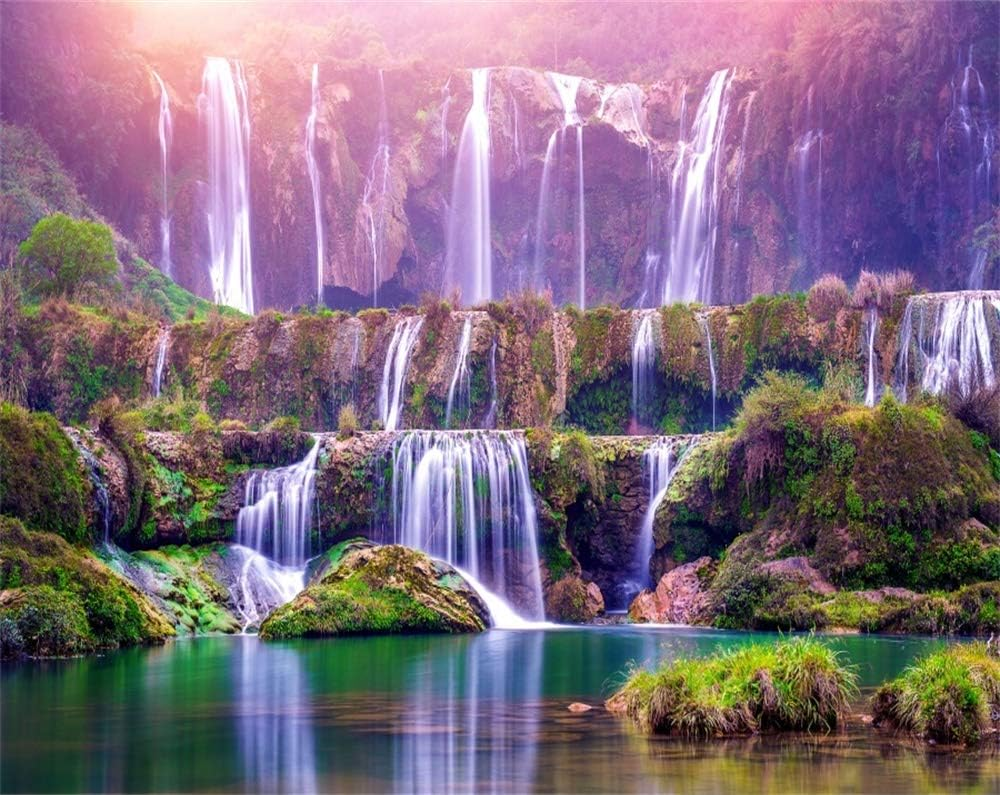
#> input picture figs/waterfall.jpg, 1000 x 795 px, found by its file name
$ python laplace.py
#> lines starting #> are read from the running program, lines starting #| are printed output that depends on the picture
import numpy as np
import matplotlib.pyplot as plt
from scipy import ndimage
from PIL import Image

# Load a grayscale image using PIL
# Replace 'image.jpg' with your own image file
image = Image.open('figs/waterfall.jpg').convert('L')  # 'L' for grayscale
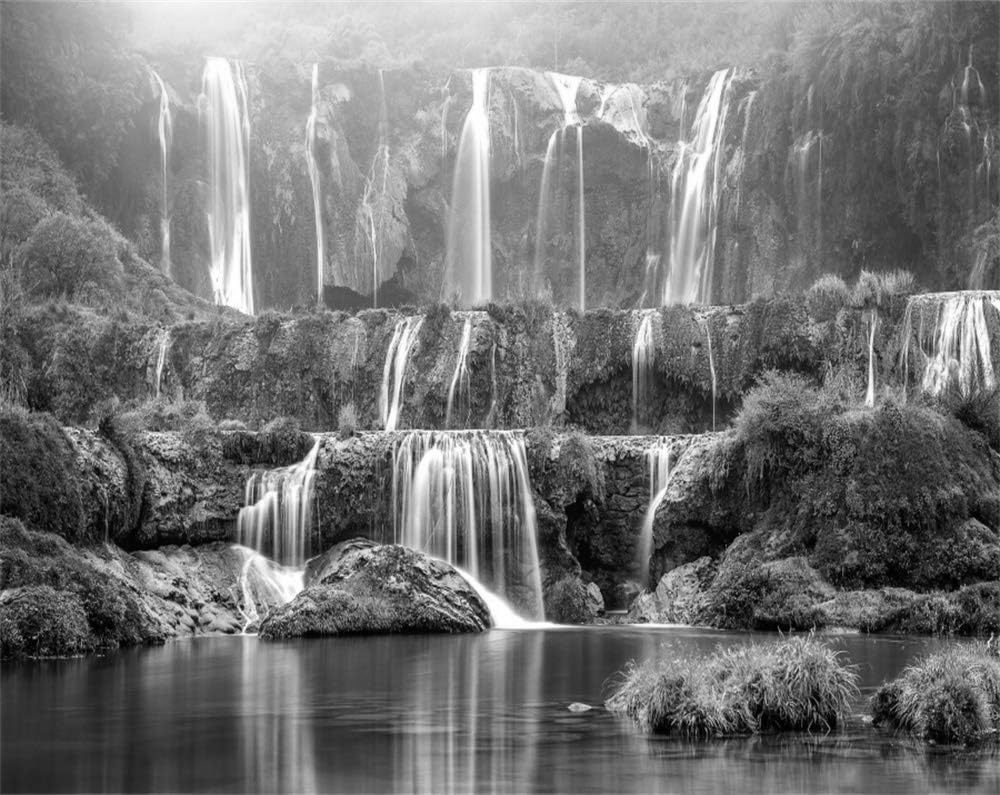
#> image: PIL image 1000x795 L; min 0, max 255, mean 116
image_np = np.array(image)

# Define the 3x3 Laplacian kernel (4-connected)
laplacian_kernel = np.array([[0, -1, 0],
                             [-1, 4, -1],
                             [0, -1, 0]])

# Apply convolution using scipy.ndimage
laplacian_result = ndimage.convolve(image_np, laplacian_kernel, mode='reflect')
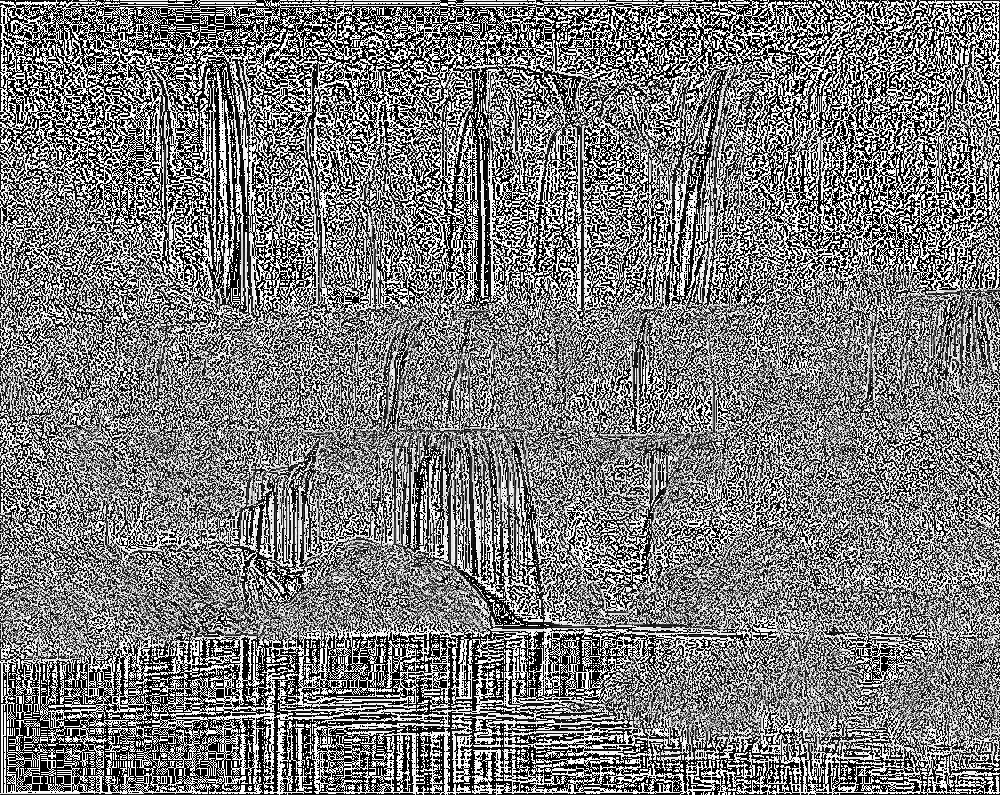
#> laplacian_result: shape (795, 1000); min 0, max 255, mean 123.4

# Plot the original and the Laplacian-filtered images
plt.figure(figsize=(10, 5))

plt.subplot(1, 2, 1)
plt.title("Original Grayscale Image")
plt.imshow(image_np, cmap='gray')
plt.axis('off')

plt.subplot(1, 2, 2)
plt.title("Laplacian Edge Detection")
plt.imshow(laplacian_result, cmap='gray')
plt.axis('off')

plt.tight_layout()
plt.show()
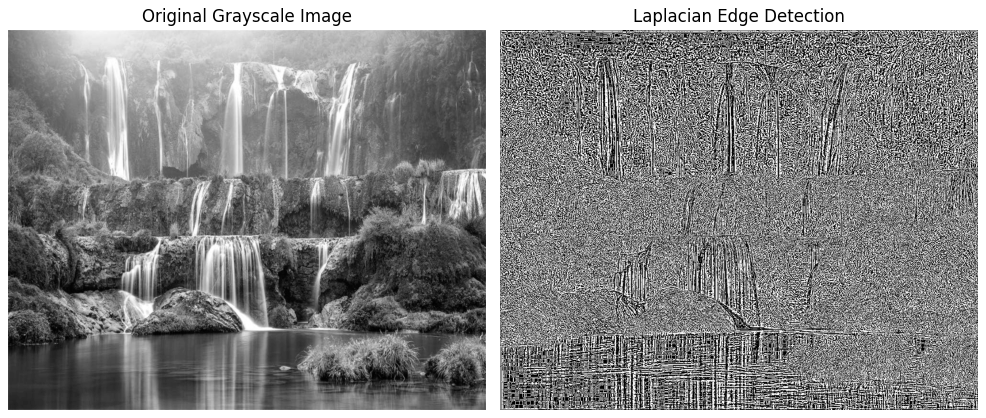
#> figure drawn by matplotlib, 2 panels
